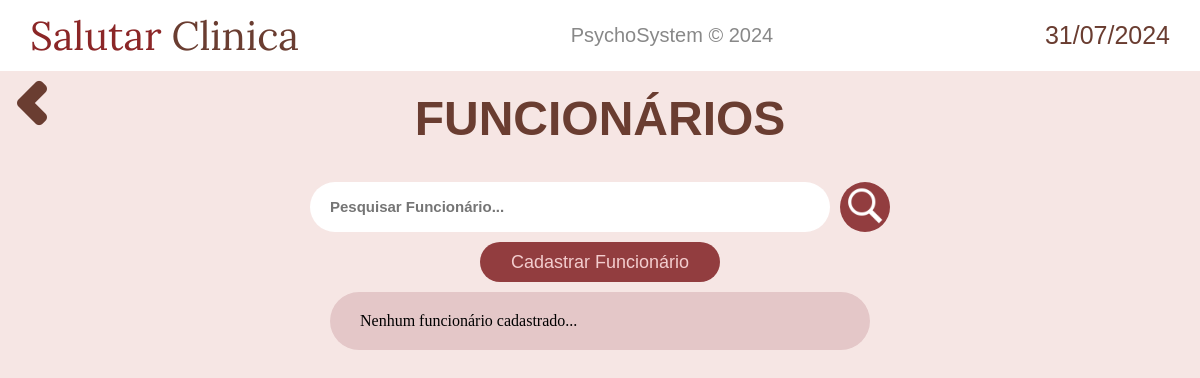
The page /funcionario/ (signed in) on the database as committed earlier.
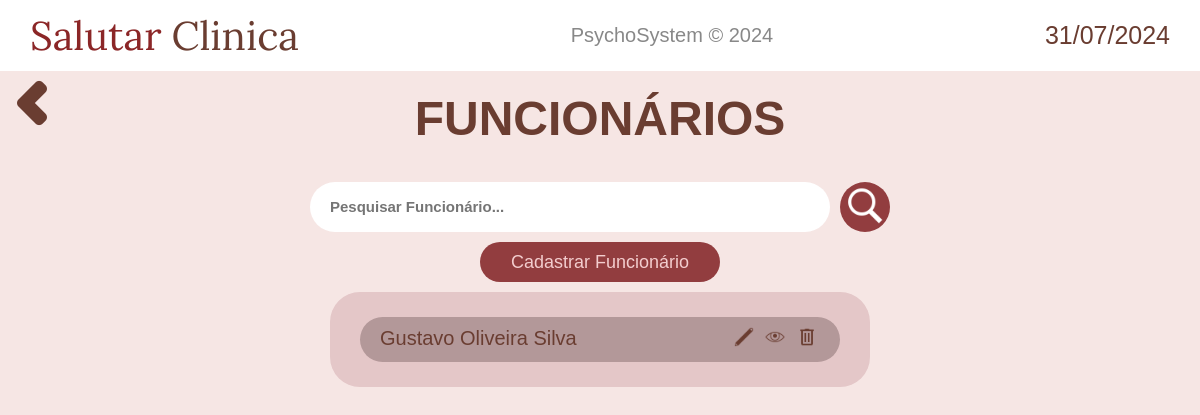
The same page on the database as committed later.
### funcionario/models.py (models this page shows)
class Funcionario(models.Model):
    nome = models.CharField(max_length=50)
    cpf = models.CharField(max_length=20, unique=True)
    rg = models.CharField(max_length=20)
    num_cart_trab = models.CharField(max_length=20, verbose_name="Numero Carteira de Trabalho")
    cargo = models.CharField(max_length=20)
    telefone = models.CharField(max_length=20)
    data_nascimento = models.DateField(verbose_name="Data de Nascimento")
    rua = models.CharField(max_length=50, )
    bairro = models.CharField(max_length=50, )
    numero = models.CharField(max_length=5, )
    complemento = models.TextField(blank=True)
    cep = models.CharField(max_length=20)
    ponto_referencia = models.TextField(blank=True, verbose_name="Ponto de referência")
    data_admissao = models.DateField(null=True, verbose_name="Data da Admissão")

### funcionario/views.py (the view)
# urls.py: path('', views.display_funcionarios, name="display_funcionarios"),
@login_required(login_url='home:login')
def display_funcionarios(request):
    funcionarios = Funcionario.objects.all()
    context_ = {
        'data_atual': data_atual,
        'funcionarios': funcionarios,
    }
    return render(request, 'funcionario/display.html', context_)

### funcionario/templates/funcionario/display.html (shortened to what this page needs)
{% extends 'base.html' %}
{% load static %}
{% block content %}
<div style="display: flex;">
    <a href="{% url 'home:navegacao' %}" class="return-button"><img src="{% static 'home/imagens/chevron-left.png' %}" alt=""></a>
    <h2 class="welcome-text"><a href="{% url 'funcionario:display_funcionarios' %}">FUNCIONÁRIOS</a></h2>
</div>
<main style="flex-direction: column;">
    <form action="{% url 'funcionario:pesquisa_funcionario' %}" method="get" style="justify-content: center; display: flex;">
        <input class="pesquisar-pacientes" type="text" id="search" name="q" placeholder="Pesquisar Funcionário...">
        <button type="submit" class="pesquisar-button">
            <img src="{% static 'pacientes/imagens/pesquisar-icon.png' %}" height="40" alt="">
        </button>
    </form>
    <a class="add-paciente-button" href="{% url 'funcionario:cadastro_funcionario' %}">
        Cadastrar Funcionário
    </a>
    <div class="mostrar-pacientes-container">
        {% if funcionarios %}
        {% for funcionario in funcionarios %}
            <div class="paciente-exibido">
                <h4 style="font-weight: 500;">{{ funcionario.nome }}</h4>
                <div class="icones-paciente">
                    <a href="{% url 'funcionario:edicao_funcionario' funcionario.id %}" style="margin: 0 3px;">
                        <img height="20" src="{% static 'pacientes/imagens/editar-icon.png' %}" alt="">
                    </a>
                    <a href="{% url 'funcionario:visualizacao_funcionario' funcionario.id %}" style="margin: 0 3px;">
                        <img height="20" src="{% static 'pacientes/imagens/ver-icon.png' %}" alt="">
                    </a>
                    <a href="#" class="opcao-deletar" style="margin: 0 3px;" data-modal-id="modal-{{ funcionario.id }}">
                        <img height="20" src="{% static 'pacientes/imagens/excluir-icon.png' %}" alt="">
                    </a>
                </div>
            </div>
        {% endfor %}
        {% else %}
            <h4 style="font-weight: 500;">Nenhum funcionário cadastrado...</h4>
        {% endif %}
    </div>
</main>
{% endblock content %}

Rows that differ between the two databases and show on the page:
added Funcionario: nome "Gustavo Oliveira Silva"
Other text that changed with them:
text no longer shown: "Nenhum funcionário cadastrado..."
